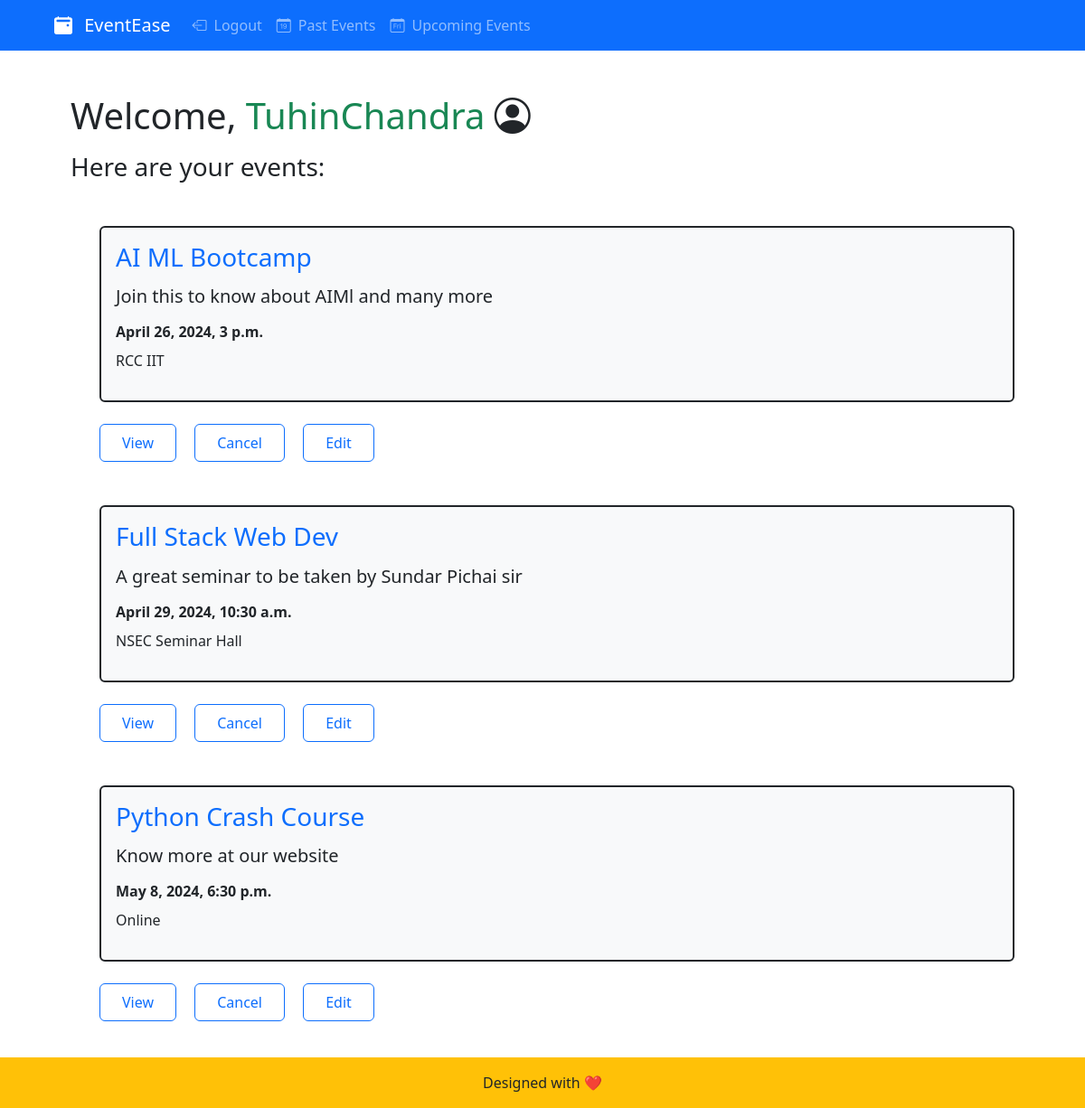
The app's page /events/my/ (signed in) with its own data.
### events/models.py (models this page shows, shortened)
class Event(models.Model):
    title = models.CharField(max_length=200)
    description = models.TextField()
    date = models.DateTimeField()
    location = models.CharField(max_length=200)
    user = models.ForeignKey(User, on_delete=models.CASCADE, null=True)
    max_participants = models.IntegerField(default=5)
    num_participants = models.IntegerField(default=0)

### events/views.py (the view)
# urls.py: path("my/", views.my_events, name="my_events"),
@login_required
def my_events(request):
    events = Event.objects.filter(user=request.user).order_by("date")
    username = request.user.username
    return render(
        request, "events/my_events.html", {"events": events, "username": username}
    )

### events/templates/events/my_events.html (shortened to what this page needs)
{% extends "events/layout.html" %}
{% block content %}
<div class="container p-5 text-md-start">
  <h1 class="mb-3">Welcome, <span class="text-success">{{ username }}</span> <i class="bi bi-person-circle"></i> </h1>
<h3 class="mb-5">Here are your events:</h3>
{% if events %}
<ul>
  {% for event in events %}
  <li class="list-group bg-light p-3 border border-2 border-dark  mb-3">
    <h3 class="text-primary">{{ event.title }}</h3>
    <p class="fs-5 my-1">{{ event.description }}</p>
    <p class="fw-bold my-2">{{ event.date }}</p>
    <p class="fw-medium">{{ event.location }}</p>
  </li>
  <div class="mb-5 text-center text-md-start">
    <a href="{% url 'view_events' event.id %}" class="btn btn-outline-primary py-2 px-4 me-3 mt-2 marginbtn">View</a>
  <a href="{% url 'cancel_events' event.id %}" class="btn btn-outline-primary py-2 px-4 me-3 mt-2 marginbtn">Cancel</a>
  <a href="{% url 'edit_events' event.id %}" class="btn btn-outline-primary py-2 px-4 me-3 mt-2 marginbtn">Edit</a>
  </div>
  {% endfor %}
</ul>
{% else %}
<p>No events created.</p>
{% endif %}
</div>
{% endblock %}

### events/static/events/style.css (style rules this page uses)
.marginbtn { margin-right: 10vh; }

### records on screen
Event: title "AI ML Bootcamp", description "Join this to know about AIMl and many more", date "April 26, 2024, 3 p.m.", location "RCC IIT"
Event: title "Full Stack Web Dev", description "A great seminar to be taken by Sundar Pichai sir", date "April 29, 2024, 10:30 a.m.", location "NSEC Seminar Hall"
Event: title "Python Crash Course", description "Know more at our website", date "May 8, 2024, 6:30 p.m.", location "Online"

### other values on screen
{{ username }} "TuhinChandra"
